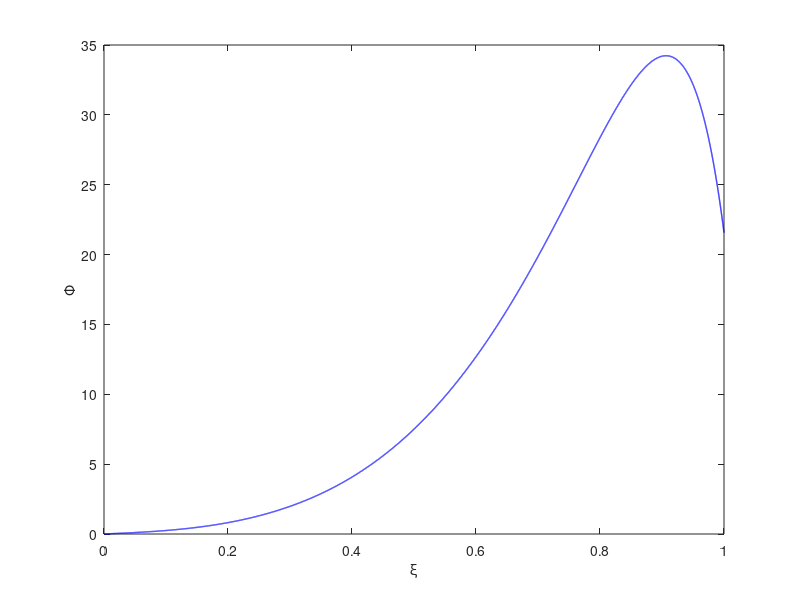
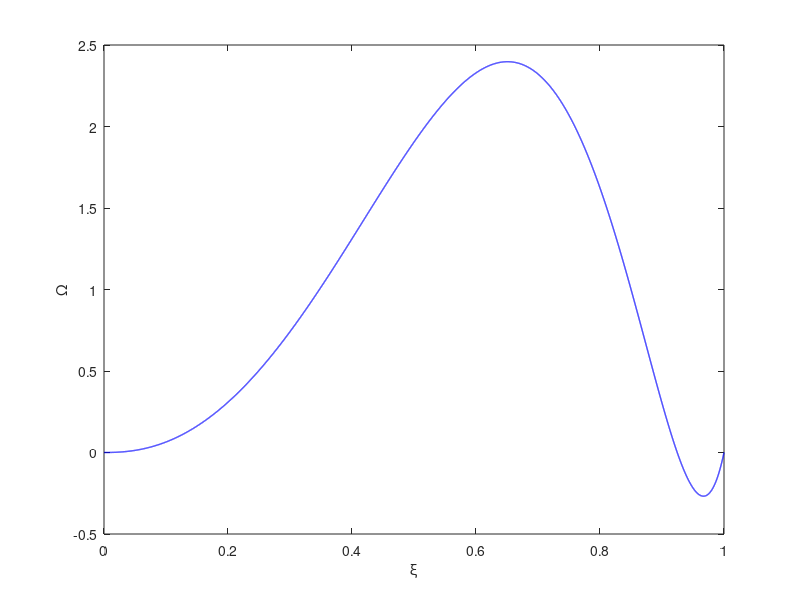
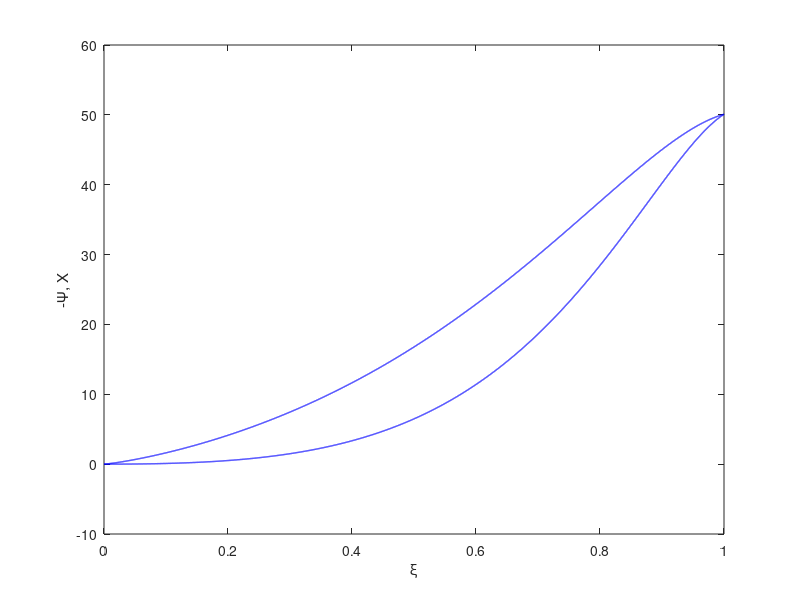
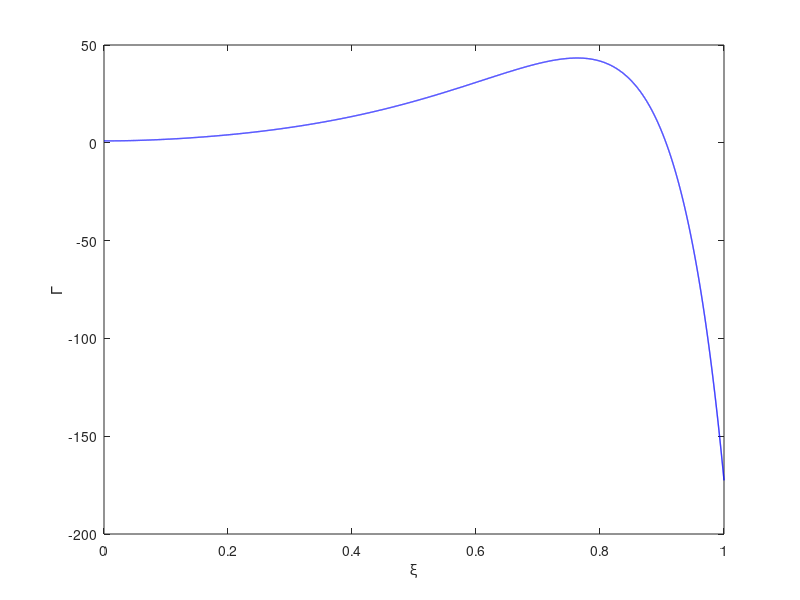

MATLAB code to generate these figures, in order:
function keller
clc

global fig_id
fig_id = 700;

% clear_plots();

%% set params
% params.t = 0.4;
% params.a = sqrt(2*params.t);
% params.R = 0.5;
% params.alpha = 1;
% sigma = -1.8774931801682;
params.t = 0.5;
params.a = sqrt(2*params.t);
params.R = 1;
params.alpha = 8;
sigma = -1.38947898489701;
%% solve at physical domain
sol = starter_orig(sigma, params);
plot_solution(sol.t,sol.y,'-b')
% A = full(A);
sol.y(1,3)
%% solve at infinite domain
% sol = starter_inf(sigma, params);
% plot_solution(sol.t,sol.y,'-r')
% % A = full(A);
% sol.y(1,3)
end

function sol = starter_orig(sigma, params)
%% set mesh
L = 0;
R = 1;
N = 10001;
mesh = set_mesh(L, R, N);
%% problem descriptor
problem = set_problem_orig_domain(mesh, sigma, params);
%% solve problem
sol = solver(problem, mesh, sigma, params);
end

function sol = solver(problem, mesh, sigma, params)
eqN = problem.eqN;
ids = problem.ids;
M = problem.M;
t = mesh.t;
I = mesh.I;
%% allocate memory
Diag = sparse(1:eqN, 1:eqN, ones(1,eqN), eqN, eqN, eqN);
A = spalloc(M,M,M*2);
%% fill in the matrix
block_pos = 0;
for i = I
    step = t(i+1) - t(i);
    block = block_orig_domain(t(i), t(i+1), sigma, params);
    % coef at y_i
    A(block_pos+ids, block_pos + ids) = ...
        block + Diag/step;
    % coef at y_(i+1)
    A(block_pos+ids, block_pos + ids + eqN) = ...
        block - Diag/step;
    % move to the next iteration
    block_pos = block_pos+eqN;    
end
% BC
bc = problem.BC();
A(block_pos+ids, ids) = bc.left;
A(block_pos+ids, block_pos+ids) = bc.right;
%% rhs
b = zeros(M, 1);
b(block_pos+ids) = bc.rhs;
%% solution
sol.y = reshape(A\b, problem.eqN, mesh.N)';
sol.t = mesh.t;
end

function mesh = set_mesh(L, R, N)
% mesh
mesh.L = L;
mesh.R = R;
mesh.N = N;
mesh.t = linspace(L, R, N);
mesh.I = 1:(N-1);
% steps
% mesh.steps = xi(I+1) - xi(I);
end

function mesh = set_mesh_boundary_layer(L, R, N)
% mesh
mesh.L = L;
mesh.R = R;
t1 = linspace(L, L + 0.0002, N);
t2 = linspace(t1(end), R, N);
mesh.t = [t1, t2(2:end)];

mesh.N = numel(mesh.t);
mesh.I = 1:(mesh.N-1);
% steps
% mesh.steps = xi(I+1) - xi(I);
end

function problem = set_problem_orig_domain(mesh, sigma, params)
% number of equations
problem.eqN = 4;
problem.ids = 1:problem.eqN; % iterator for block rows/cols

problem.M = problem.eqN * mesh.N;
problem.block_matrix = @(xL, xR)block_orig_domain(xL, xR, sigma, params);
problem.BC = @()BC_orig_domain(params, problem.eqN);
end

function plot_solution(t,y,col)
global fig_id

for i = 1:4
    figure(fig_id+i)
    box on
%     axis([0 1 -Inf Inf])
    hold on
    xlabel('{\xi}')
end

for i = 1:4
    figure(fig_id+i)
    box on
%     axis([0 1 -Inf Inf])
    plot(t,y(:,i),col, 'LineWidth', 1)
    hold on
end

figure(fig_id+1)
ylabel('{\Phi}')

figure(fig_id+2)
ylabel('{\Omega}')

figure(fig_id+3)
ylabel(['{-\Psi}, ', 'X'])

figure(fig_id+4)
ylabel('{\Gamma}')

figure(fig_id+3)
plot(t,-y(:,2) + t'.*y(:,3),col, 'LineWidth', 1)
end

function clear_plots()
global fig_id

for i = 1:5
    figure(fig_id+i)
%     legend
    box on
    hold off
end

end

function out = block_orig_domain(xiL, xiR, sigma, params)
if(nargin == 3)
    sigma = params.sigma;
end

a = params.a;
R = params.R;
alpha2 = (params.alpha)^2;
f2 = a*a*alpha2;

y  =(xiL+xiR)/2;

out = zeros(4,4);

out(1,4) = 1;

out(2,1) = -1;
out(2,3) = 2+sigma;

out(3,2) = 1/(y*(1-y));
out(3,3) = (2+sigma)/y;

out(4,1) = f2;
out(4,2) = f2*R;
out(4,3) = -f2*R*y;
out(4,4) = -R;
end

function out = BC_orig_domain(params, eqN)
f = params.a*params.alpha;
%% BC at the left end
left = zeros(eqN,eqN);
left(1,1) = 1; % Phi(0) = 0
left(2,2) = 1; % Omega(0) = 0 /* = Psi(0)*/
% left(3,3) = 1; % X(0) = 0
left(4,4) = 1; % G(0)   = 1
%% BC at the right end
right = zeros(eqN,eqN);
% right(2,2) = 1; % Omega(1) = 0
right(3,1) = f; % f*Phi(1) + G(1) = 0
right(3,4) = 1;
%% rhs for BC eqns
out.left = left;
out.right = right;
out.rhs = [0;0;0;1];
end
